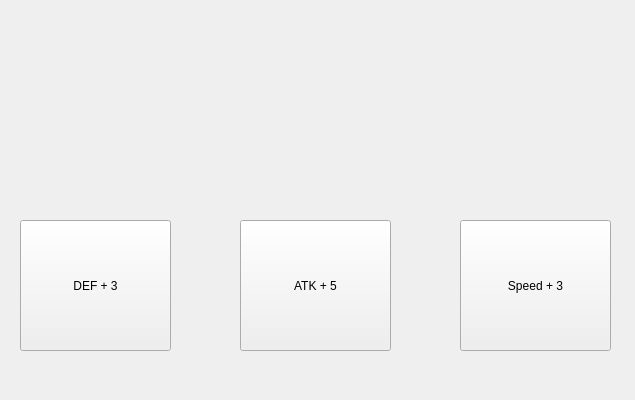
<?xml version="1.0" encoding="UTF-8"?>
<ui version="4.0">
 <class>BuffChoosing</class>
 <widget class="QWidget" name="BuffChoosing">
  <property name="geometry">
   <rect>
    <x>0</x>
    <y>0</y>
    <width>635</width>
    <height>400</height>
   </rect>
  </property>
  <property name="windowTitle">
   <string>Choose A Buff !</string>
  </property>
  <property name="windowIcon">
   <iconset resource="imgs.qrc">
    <normaloff>:/img/ImagesForCapoo/WindowIcon.png</normaloff>:/img/ImagesForCapoo/WindowIcon.png</iconset>
  </property>
  <property name="styleSheet">
   <string notr="true">BuffChoosing{
background-image: url(:/img/ImagesForCapoo/GiftBackground.png);
}
</string>
  </property>
  <widget class="QPushButton" name="Speed">
   <property name="geometry">
    <rect>
     <x>460</x>
     <y>220</y>
     <width>151</width>
     <height>131</height>
    </rect>
   </property>
   <property name="text">
    <string>Speed + 3</string>
   </property>
  </widget>
  <widget class="QPushButton" name="ATK">
   <property name="geometry">
    <rect>
     <x>240</x>
     <y>220</y>
     <width>151</width>
     <height>131</height>
    </rect>
   </property>
   <property name="text">
    <string>ATK + 5</string>
   </property>
  </widget>
  <widget class="QPushButton" name="DEF">
   <property name="geometry">
    <rect>
     <x>20</x>
     <y>220</y>
     <width>151</width>
     <height>131</height>
    </rect>
   </property>
   <property name="text">
    <string>DEF + 3</string>
   </property>
  </widget>
 </widget>
 <resources>
  <include location="imgs.qrc"/>
 </resources>
 <connections/>
</ui>
